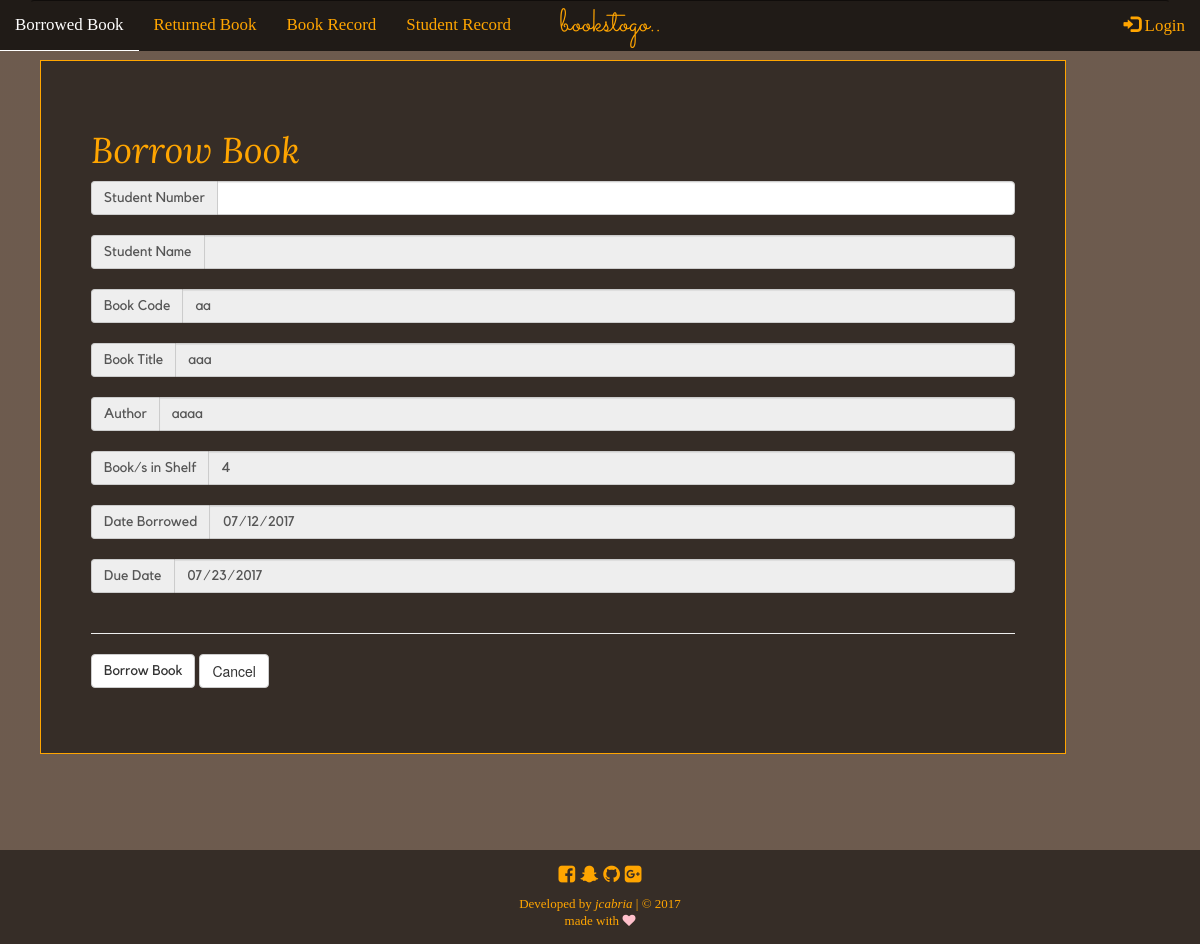
/borrow_book3.php?title=aaa, run on an earlier commit of the app's database.
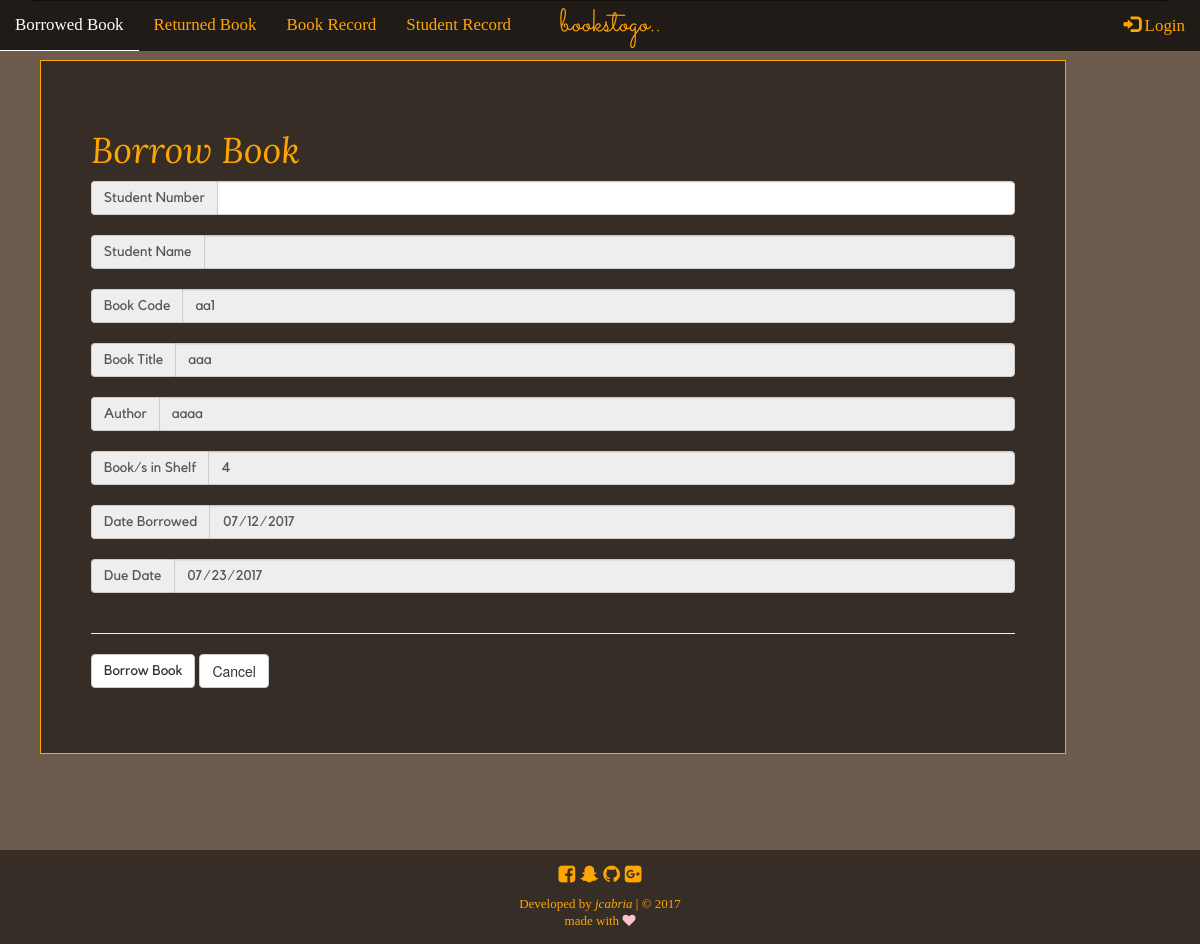
And on a later commit of the database.
### tables this page shows
CREATE TABLE `books_record` (
  `id` int(11) NOT NULL,
  `book_code` varchar(11) NOT NULL,
  `book_title` varchar(255) NOT NULL,
  `author` varchar(255) NOT NULL,
  `category` varchar(255) NOT NULL,
  `stocks` int(11) NOT NULL
);

### borrow_book3.php (the view, shortened to what this page needs)
<?php
function display_content() {
	require_once('connection.php');
	$book_title = $_GET['title'];
	$sql = "SELECT * FROM books_record WHERE book_title='$book_title'";
	$show = mysqli_query($conn, $sql);
	if (mysqli_num_rows($show) > 0) {
		while ($row = mysqli_fetch_assoc($show)) {
			extract($row);
		}
		echo "
			<div class='container-fluid'>
				<div class='container-fluid brw-div'>
					<h1>Borrow Book</h1>
					<form method='POST' action=''>
						<div class='input-group'>
							<span class='input-group-addon'>Student Number </span>
							<input type='text' id='stud_num' class='form-control' name='stud_num' required pattern='[0-9]{8}'>
						</div>
						<br>
						<div class='input-group'>
							<span class='input-group-addon'>Student Name</span>
							<input type='text' id='stud_name' class='form-control' name='stud_name' readonly>
						</div>
						<br>
						<div class='input-group'>
							<span class='input-group-addon'>Book Code</span>
							<input type='text' class='form-control' name='book_code' value='$book_code' readonly>
						</div>
						<br>
						<div class='input-group'>
								<span class='input-group-addon'> Book Title </span>
								<input type='text' class='form-control' name='book_title' value='$book_title' readonly>
							</div>
							<br>
							<div class='input-group'>
								<span class='input-group-addon'> Author </span>
								<input type='text' class='form-control' name='author' value='$author' readonly>
							</div>
							<br>
							<div class='input-group'>
								<span class='input-group-addon'> Book/s in Shelf </span>
								<input type='text' class='form-control' name='stock' value='$stocks' readonly>
							</div>
							<br>
							<div class='input-group'>
								<span class='input-group-addon'> Date Borrowed </span>
								<input type='date' class='form-control' name='date_brw' id='myDate' readonly>
							</div>
							<br>
							<div class='input-group'>
								<span class='input-group-addon'> Due Date </span>
								<input type='date' class='form-control' name='due_date' id='tomDate' readonly>
							</div>
							<br>
							<hr>
							<div class='form-group buttons'>
								<input class='btn btn-default' type='submit' name='borrow_btn' value='Borrow Book'>
								<a href='index.php' class='btn btn-default'>Cancel</a>
							</div>
						</form>
					</div>
				</div>";
	}
}
require_once('template.php');
?>

What changed in the data, as far as the page shows it:
no longer on this page (row unchanged): books_record: book_code "aa", book_title "aaa", author "aaaa", stock "4"
added books_record: book_code "aa1", book_title "aaa", author "aaaa", stock "4"
